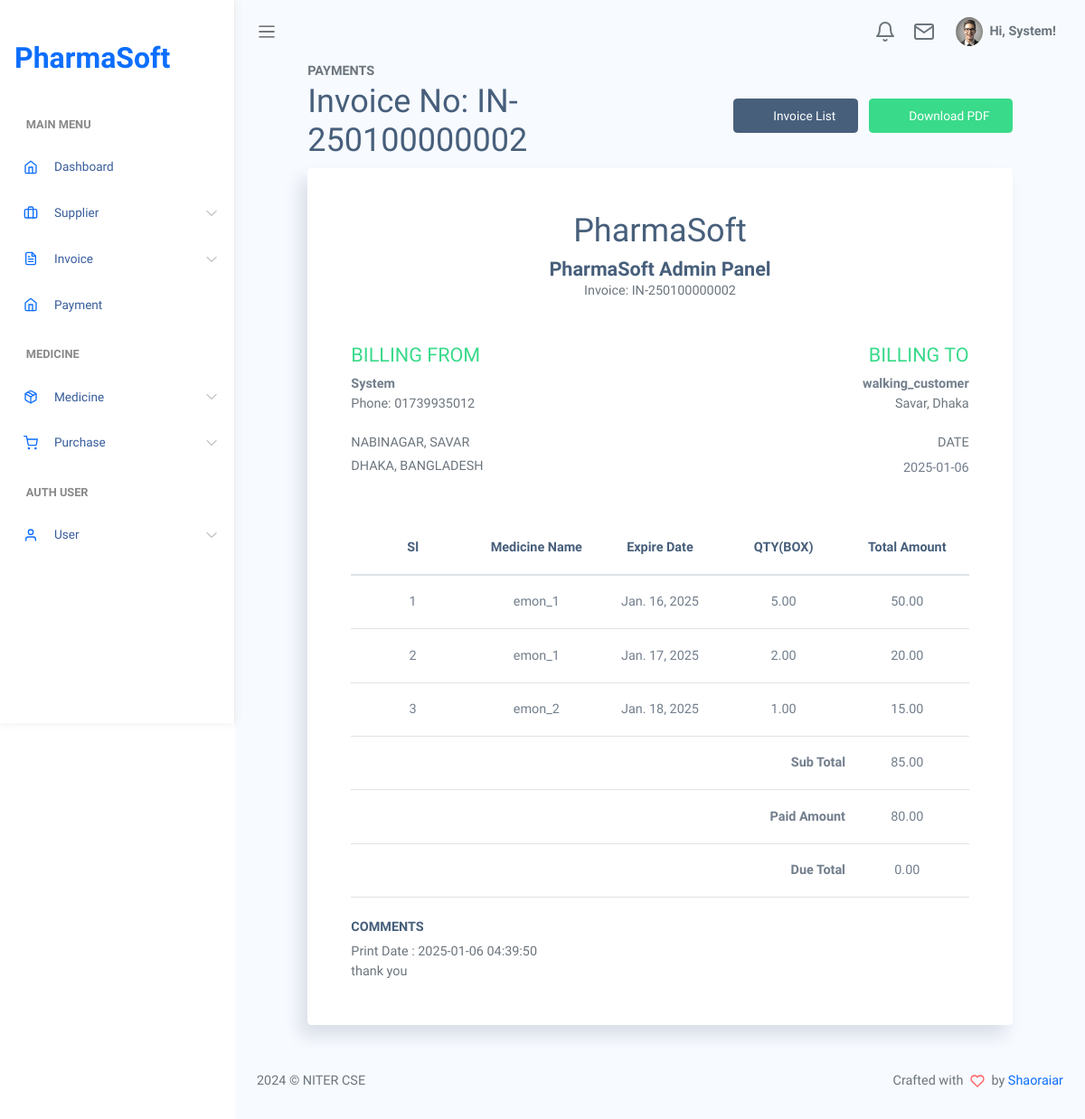
/invoice/invoice_print/IN-250100000002/ (signed in), run on the app's committed database.
### apps/user/models.py (models this page shows, shortened)
class User(AbstractBaseUser, BaseModel):
    class UserVerification(models.TextChoices):
        YES = 'yes'
        NO = 'no'
    username = models.CharField(max_length=255, unique=True)
    first_name = models.CharField(max_length=255, blank=True, null=True)
    last_name = models.CharField(max_length=255, blank=True, null=True)
    email = models.EmailField(max_length=255, unique=True)
    password = models.CharField(max_length=255)
    phone_no = models.CharField(max_length=50, blank=True, null=True)
    user_role = models.ForeignKey(Role, on_delete=models.CASCADE, blank=True, null=True)
    user_verification = models.CharField(max_length=8, choices=UserVerification.choices, default=UserVerification.NO)
    address = models.CharField(max_length=255, blank=True, null=True)
    city = models.CharField(max_length=255, blank=True, null=True)
    country = models.CharField(max_length=25, blank=True, null=True)
    zip_code = models.CharField(max_length=8, blank=True, null=True)
    status = models.CharField(max_length=8, default='1')
    created_at = models.DateTimeField(auto_now_add=True, blank=True, null=True)
    created_by = models.IntegerField(default=0, blank=True, null=True)
    updated_at = models.DateTimeField(auto_now=True, blank=True, null=True)
    updated_by = models.IntegerField(default=0, blank=True, null=True)
    USERNAME_FIELD = 'email'
    REQUIRED_FIELDS = ['username']
    class Meta:
        db_table = "user"
    objects = UserManager()
    @property
    def name(self):
        return self.username

### apps/invoice/models.py (models this page shows)
class Invoice(BaseModel):
    customer_name = models.CharField(max_length=255, blank=True, null=True)
    invoice_no = models.CharField(max_length=255, blank=True, null=True)
    details = models.TextField(blank=True, null=True)  # Removed max_length, since TextField doesn't require it
    payment_type = models.CharField(max_length=50, blank=True, null=True)  # You may consider using choices
    medicine_info = models.ForeignKey(MedicineBatch, on_delete=models.CASCADE, blank=True, null=True)
    batch_id = models.CharField(max_length=255, blank=True, null=True)
    expire_date = models.DateField(blank=True, null=True)
    leaf = models.ForeignKey(Leaf, on_delete=models.CASCADE, blank=True, null=True)
    box_quantity = models.DecimalField(max_digits=15, decimal_places=2, blank=True, null=True)
    total_quantity = models.DecimalField(max_digits=15, decimal_places=2, blank=True, null=True)
    sell_price = models.DecimalField(max_digits=15, decimal_places=2, blank=True, null=True)
    box_mrp = models.DecimalField(max_digits=15, decimal_places=2, blank=True, null=True)
    total_price = models.DecimalField(max_digits=15, decimal_places=2, blank=True, null=True)
    paid_amount = models.DecimalField(max_digits=15, decimal_places=2, blank=True, null=True)
    due_amount = models.DecimalField(max_digits=15, decimal_places=2, blank=True, null=True)
    status = models.CharField(max_length=8, default='1')
    admin_id = models.ForeignKey(User, on_delete=models.CASCADE, null=True, blank=True)
    created_at = models.DateTimeField(auto_now_add=True, blank=True, null=True)
    created_by = models.IntegerField(default=0, blank=True, null=True)
    updated_at = models.DateTimeField(auto_now=True, blank=True, null=True)
    updated_by = models.IntegerField(default=0, blank=True, null=True)
    class Meta:
        db_table = 'invoice'
    objects = InvoiceManager()

### apps/medicine/models.py (models this page shows)
class Medicine(BaseModel):
    name = models.CharField(max_length=255, unique=True)
    generic_name = models.CharField(max_length=255, null=True, blank=True)
    strength = models.CharField(max_length=255, null=True, blank=True)
    shelf = models.CharField(max_length=255, blank=True, null=True)
    details = models.CharField(max_length=255, blank=True, null=True)
    supplier_name = models.ForeignKey(Supplier, on_delete=models.CASCADE, blank=True, null=True)
    status = models.CharField(max_length=8, default='1')
    category = models.ForeignKey('Category', on_delete=models.CASCADE, blank=True, null=True)
    admin_id = models.ForeignKey(User, on_delete=models.CASCADE, null=True, blank=True)
    created_at = models.DateTimeField(auto_now_add=True, blank=True, null=True)
    created_by = models.IntegerField(default=0, blank=True, null=True)
    updated_at = models.DateTimeField(auto_now=True, blank=True, null=True)
    updated_by = models.IntegerField(default=0, blank=True, null=True)
    class Meta:
        db_table = 'medicine'
    objects = MedicineManager()

class MedicineBatch(BaseModel):
    medicine = models.ForeignKey(Medicine, on_delete=models.CASCADE, related_name='batches')
    batch = models.CharField(max_length=255)
    expire_date = models.DateField(null=True, blank=True)
    stock = models.PositiveIntegerField(default=0)
    box_mrp = models.DecimalField(max_digits=15, decimal_places=2, blank=True, null=True) # box_mrp
    supplier_name = models.ForeignKey(Supplier, on_delete=models.CASCADE, blank=True, null=True)
    supplier_price = models.DecimalField(max_digits=15, decimal_places=2, blank=True, null=True)
    leaf = models.ForeignKey('Leaf', on_delete=models.CASCADE, blank=True, null=True) # Leaf 1 pata = 12 pc
    unit = models.ForeignKey('Unit', on_delete=models.CASCADE, blank=True, null=True)  # Box_10 = 10 pata
    category = models.ForeignKey('Category', on_delete=models.CASCADE, blank=True, null=True)
    type = models.ForeignKey('Type', on_delete=models.CASCADE, blank=True, null=True) # Capsule
    status = models.CharField(max_length=8, default='1')
    admin_id = models.ForeignKey(User, on_delete=models.CASCADE, null=True, blank=True)
    created_at = models.DateTimeField(auto_now_add=True, blank=True, null=True)
    created_by = models.IntegerField(default=0, blank=True, null=True)
    updated_at = models.DateTimeField(auto_now=True, blank=True, null=True)
    updated_by = models.IntegerField(default=0, blank=True, null=True)
    class Meta:
        db_table = 'medicine_batch'

### apps/invoice/views.py (the view)
# urls.py: path('invoice_print/<str:invoice_no>/', invoice_print, name='invoice_print'),
def invoice_print(request, invoice_no):
    context = {}
    invoices = Invoice.objects.filter(invoice_no=invoice_no)
    print('invoice invoice : ', invoices)
    if invoices.exists():
        first_invoice = invoices.first()
        customer_name = first_invoice.customer_name
        created_at = first_invoice.created_at.strftime('%Y-%m-%d')
        invoice_items = []
        sub_total = 0
        for item in invoices:
            invoice_items.append({
                'medicine_name': item.medicine_info.medicine.name if item.medicine_info else "N/A",
                'medicine_expire': item.medicine_info.expire_date if item.medicine_info else "N/A",
                'quantity': getattr(item, 'box_quantity', 0),
                'supplier_price': getattr(item, 'supplier_price', 0),
                'total_price': getattr(item, 'total_price', 0),
            })
            sub_total += item.total_price
            paid_amount = item.paid_amount
            due_amount = item.due_amount
        context = {
            'invoice_no': invoice_no,
            'user_name': request.user.name,
            'user_phone': request.user.phone_no,
            'customer_name': customer_name,
            'created_at': created_at,
            'invoice_items': invoice_items,
            'sub_total': sub_total,
            'paid_amount': paid_amount,
            'due_amount': due_amount,
            'today_date': datetime.now().strftime('%Y-%m-%d %H:%M:%S')
        }
    return render(request, 'backend/main/invoice/invoice_print.html', context=context)

### templates/backend/main/invoice/invoice_print.html (shortened to what this page needs)
{% extends 'backend/dashboard/main.html' %}
{% load static %}
{% block content %}
<div class="row justify-content-center">
  <div class="col-12 col-lg-10 col-xl-10">
    <div class="header p-0 ml-0 mr-0 shadow-none">
      <div class="header-body">
        <div class="row align-items-center">
          <div class="col">
            <h6 class="header-pretitle fs-10 font-weight-bold text-muted text-uppercase mb-1">
              Payments
            </h6>
            <h1 class="header-title fs-25 font-weight-600">
              Invoice No: {{ invoice_no }}
            </h1>
          </div>
          <div class="col-auto">
            <a href="{% url 'ivnoice_list' %}" class="btn btn-secondary ml-2">
              <i class="fa-solid fa-list"></i> Invoice List
          </a>
            <a href="?download=pdf" class="btn btn-success ml-2">
              <i class="fa-solid fa-file-arrow-down"></i> Download PDF
          </a>
          </div>
        </div>
      </div>
    </div>
    <div class="card card-body p-5">
      <div class="" id="printArea">
        <div class="row">
          <div class="col text-center">
            <h1>PharmaSoft</h1>
            <h4 class="mb-0 font-weight-bold">PharmaSoft Admin Panel</h4>
            <p class="text-muted mb-5">Invoice: {{ invoice_no }}</p>
          </div>
        </div>
        <div class="row">
          <div class="col-12 col-md-6">
            <h4 class="text-uppercase text-success font-weight-600">
              Billing From
            </h4>
            <p class="text-muted mb-4">
              <strong class="text-body fs-16">{{ user_name }}</strong>
              <br />
              Phone: {{ user_phone }}
            </p>
            <h6 class="text-uppercase text-muted fs-12 font-weight-600">
              Nabinagar, Savar
            </h6>
            <h6 class="text-uppercase text-muted fs-12 font-weight-600">
              Dhaka, Bangladesh
            </h6>
          </div>
          <div class="col-12 col-md-6 text-md-right">
            <h4 class="text-uppercase text-success font-weight-600">
              Billing To
            </h4>
            <p class="text-muted mb-4">
              <strong class="text-body fs-16">{{ customer_name }}</strong>
              <br />
                Savar, Dhaka
            </p>
            <h6 class="text-uppercase text-muted fs-12 font-weight-600">
              Date
            </h6>
            <p class="mb-4"><time datetime=""> {{ created_at }}</time></p>
          </div>
        </div>
        <div class="row">
          <div class="col-12">
            <div class="table-responsive">
              <table class="table my-4 equal-width-table">
                <thead>
                  <tr>
                    <th class="px-0 bg-transparent ">
                      <span class="h6 font-weight-bold">Sl</span>
                    </th>
                    <th class="px-0 bg-transparent">
                      <span class="h6 font-weight-bold">Medicine Name</span>
                    </th>
                    <th class="px-0 bg-transparent">
                      <span class="h6 font-weight-bold">Expire Date</span>
                    </th>
                    <th class="px-0 bg-transparent">
                      <span class="h6 font-weight-bold">QTY(BOX)</span>
                    </th>
                    <th class="px-0 bg-transparent">
                      <span class="h6 font-weight-bold">Total Amount</span>
                    </th>
                  </tr>
                </thead>
                <tbody>
                  {% for item in invoice_items %}
                  <tr>
                    <td class="px-0">{{ forloop.counter }}</td>
                    <td class="px-0">{{ item.medicine_name }}</td>
                    <td class="px-0">{{ item.medicine_expire }}</td>
                    <td class="px-0">{{ item.quantity }}</td>
                    <td class="px-0">{{ item.total_price }}</td>
                  </tr>
                  {% endfor %}
                  <tr>
                    <td class="px-0 border-top border-top-2 text-right" colspan="4">
                      <strong>Sub Total</strong>
                    </td>
                    <td class="px-0 border-top border-top-2">
                      <span class="fs-16 font-weight-600"> {{ sub_total }} </span>
                    </td>
                  </tr>
                  <tr>
                    <td class="px-0 border-top border-top-2 text-right" colspan="4">
                      <strong>Paid Amount</strong>
                    </td>
                    <td class="px-0 border-top border-top-2">
                      <span class="fs-16 font-weight-600"> {{ paid_amount }} </span>
                    </td>
                  </tr>
                  <tr>
                    <td class="px-0 border-top border-top-2 text-right" colspan="4">
                      <strong>Due Total</strong>
                    </td>
                    <td class="px-0 border-top border-top-2">
                      <span class="fs-16 font-weight-600"> {{ due_amount }} </span>
                    </td>
                  </tr>
                </tbody>
              </table>
            </div>
            <h6 class="text-uppercase font-weight-bold">Comments</h6>
            <p class="text-muted mb-0">Print Date : {{ today_date }}</p>
            <p class="text-muted mb-0">thank you</p>
          </div>
        </div>
      </div>
    </div>
  </div>
</div>
{% endblock content %}

### templates/backend/dashboard/navbar/navbar.html (shortened to what this page needs)
{% load static %}
<nav class="navbar navbar-header navbar-expand navbar-light">
  <a class="sidebar-toggler" href="#"
    ><span class="navbar-toggler-icon"></span
  ></a>
  <div class="collapse navbar-collapse" id="navbarSupportedContent">
    <ul class="navbar-nav d-flex align-items-center navbar-light ml-auto">
      <li class="dropdown nav-icon">
        <a
          href="#"
          data-toggle="dropdown"
          class="nav-link dropdown-toggle nav-link-lg nav-link-user"
        >
          <div class="d-lg-inline-block">
            <i data-feather="bell"></i>
          </div>
        </a>
      </li>
      <li class="dropdown nav-icon mr-2">
        <a
          href="#"
          data-toggle="dropdown"
          class="nav-link dropdown-toggle nav-link-lg nav-link-user"
        >
          <div class="d-lg-inline-block">
            <i data-feather="mail"></i>
          </div>
        </a>
      </li>
      <li class="dropdown">
        <a
          href="#"
          data-toggle="dropdown"
          class="nav-link dropdown-toggle nav-link-lg nav-link-user"
        >
          <div class="avatar mr-1">
            <img
              src="{% static 'assets/images/avatar/avatar-s-1.png' %}"
              alt=""
              srcset=""
            />
          </div>
          <div class="d-none d-md-block d-lg-inline-block">
            Hi, {% if user.is_authenticated %} {{ user.username }}! {% else %}
            Unknown User! {% endif %}
          </div>
        </a>
      </li>
    </ul>
  </div>
</nav>

### data on the page
User: username "System", phone_no "01739935012"
Invoice: customer_name "walking_customer", quantity "5.00", total_price "50.00"
Medicine: medicine_name "emon_1" "emon_1"
MedicineBatch: medicine_expire "Jan. 16, 2025"
MedicineBatch: medicine_expire "Jan. 17, 2025"
Invoice: quantity "2.00", total_price "20.00"
Medicine: medicine_name "emon_2"
MedicineBatch: medicine_expire "Jan. 18, 2025"
Invoice: quantity "1.00", total_price "15.00", paid_amount "80.00", due_amount "0.00"

### other printed values
{{ invoice_no }} "IN-250100000002"
{{ created_at }} "2025-01-06"
{{ sub_total }} "85.00"
